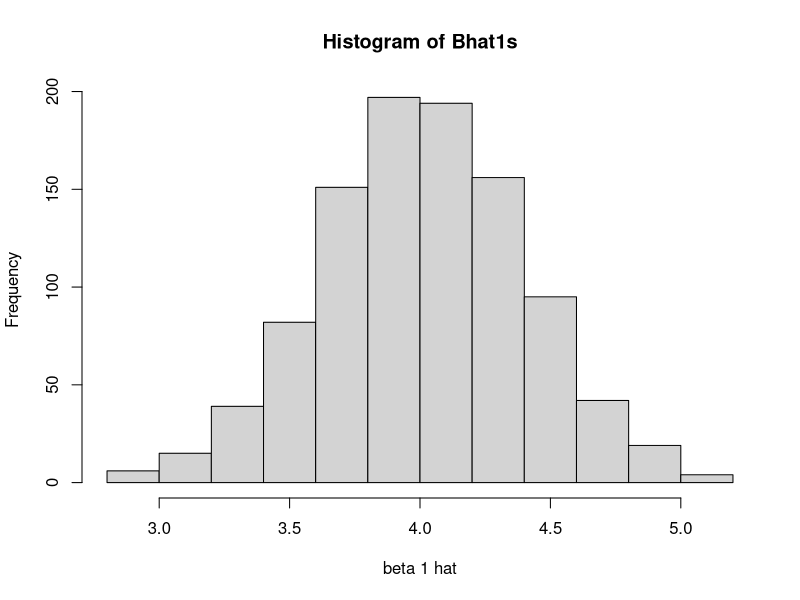
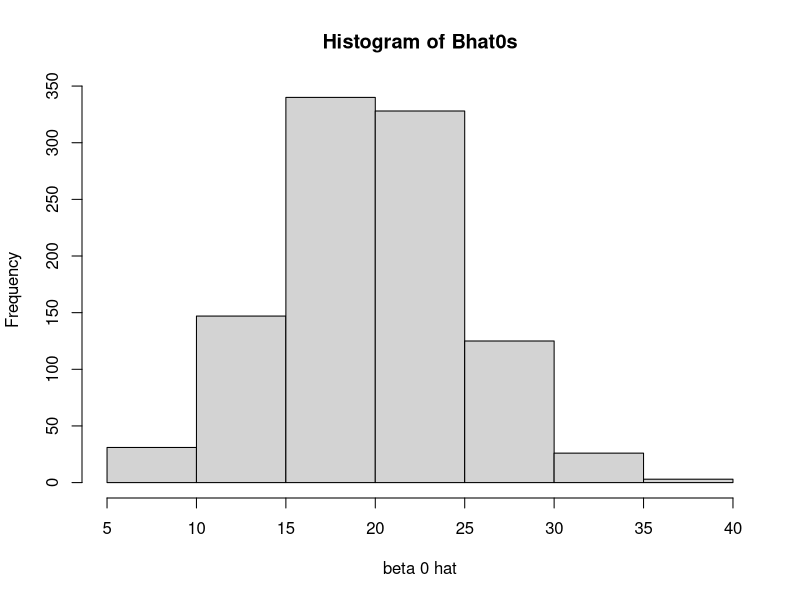

Here is the R script that generated these plots, in order:
## ---- chunk 1
set.seed(1005057368) 
## ---- chunk 2
Xs = c(4, 8, 12, 16, 20)
Sxx = 0
for (x in Xs) {
  Sxx = Sxx + (x - mean(Xs))^2
}
Sxx
## ---- chunk 3
prob = pnorm(3, 4, sqrt(25/Sxx)) + (1-pnorm(5, 4, sqrt(25/Sxx)))
## ---- chunk 4
Xs = c(4, 8, 12, 16, 20)

errors = rnorm(5,0,5)
errors
## ---- chunk 5
Ys = rep(0, 5)
for (i in 1:length(Ys)) {
    Ys[i] = 20 + 4*Xs[i] + errors[i]
}
Ys
## ---- chunk 6
Sxy = 0
for (i in 1:length(Ys)) {
    Sxy = Sxy + (Xs[i] - mean(Xs))*(Ys[i] - mean(Ys))
}
Sxy
## ---- chunk 7
Bhat1 = Sxy / Sxx
Bhat0 = mean(Ys) - Bhat1*mean(Xs)
Bhat1
Bhat0
## ---- chunk 8
X0 = 10
Yhat0 =  Bhat0 + Bhat1 * X0
Yhat0
## ---- chunk 9
lower = qnorm(0.025, Bhat0+Bhat1 * X0, 5)
upper = qnorm(0.975, Bhat0+Bhat1 * X0, 5)
## ---- chunk 10
Bhat0s = rep(0,1000)
Bhat1s = rep(0,1000)
Xs = c(4, 8, 12, 16, 20)

for (i in 1:length(Bhat0s)) {
  errors = rnorm(5,0,5)

  Ys = rep(0, 5)
  for (j in 1:length(Ys)) {
      Ys[j] = 20 + 4*Xs[j] + errors[j]
  }
  fit = lm(formula = Ys ~ Xs)
  
  Bhat0s[i] = fit$coefficients[1]
  Bhat1s[i] = fit$coefficients[2]
}
## ---- chunk 11
hist(Bhat1s, xlab = "beta 1 hat")
mean(Bhat1s)
sd(Bhat1s)
## ---- chunk 12
hist(Bhat0s, xlab = "beta 0 hat")
mean(Bhat0s)
sd(Bhat0s)
## ---- chunk 13
numsWithinCI = 0

for (i in 1:length(Bhat0s)) {
  Y0 = Bhat0s[i] + Bhat1s[i] * X0
  
  if (Y0 > lower && Y0 < upper){
    numsWithinCI = numsWithinCI + 1
  }
  #print(Y0)
}
numsWithinCI
## ---- chunk 14
Ey = 20 + 4 * X0

numsWithinCI = 0

for (i in 1:length(Bhat0s)) {
  lower = qnorm(0.025, Bhat0s[i]+ Bhat1s[i] * X0, 5)
  upper = qnorm(0.975, Bhat0s[i]+ Bhat1s[i] * X0, 5)


  if (Ey > lower && Ey < upper){
    numsWithinCI = numsWithinCI + 1
  }
}
numsWithinCI
